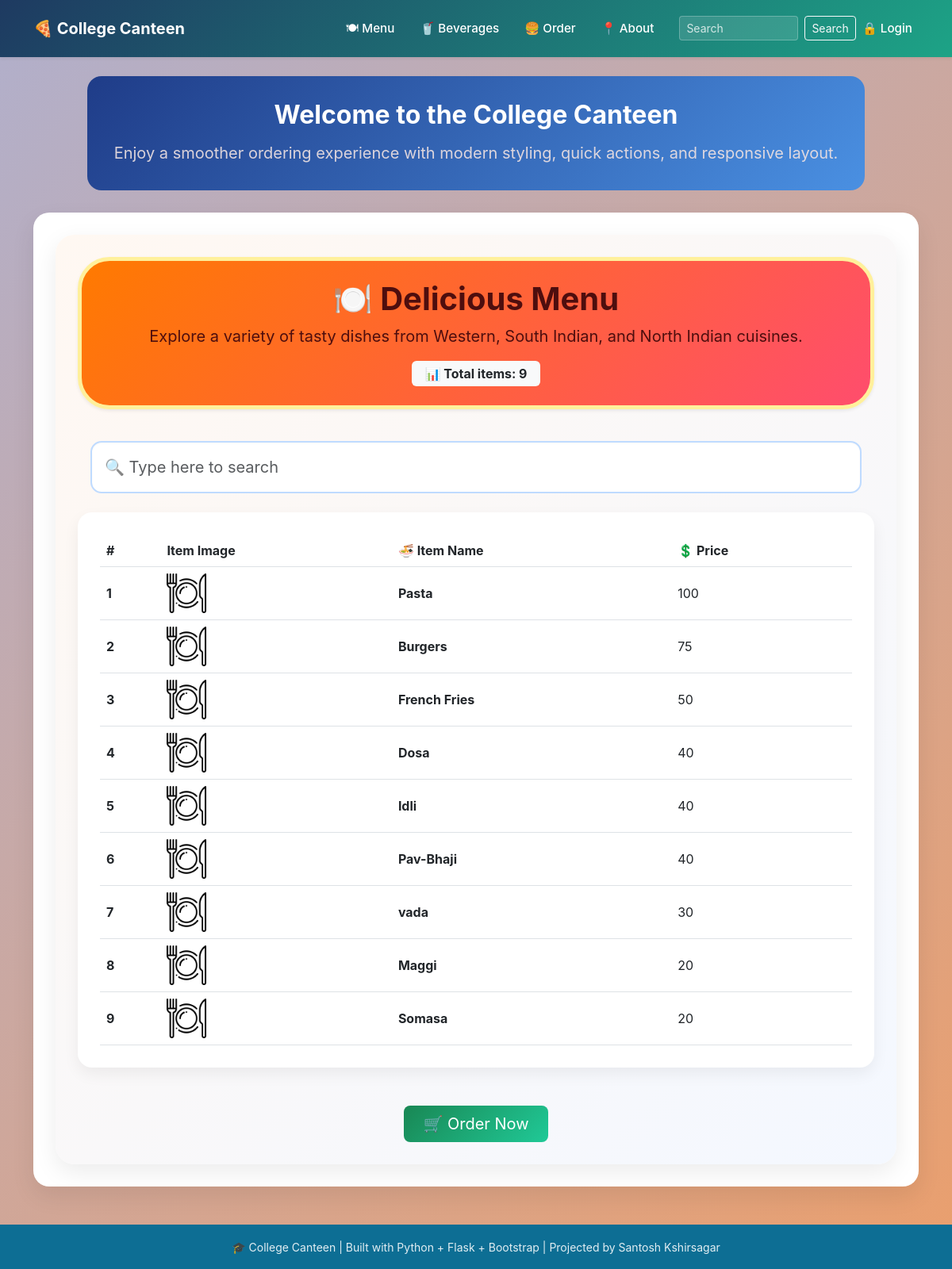
Before: /menu with the older database file.
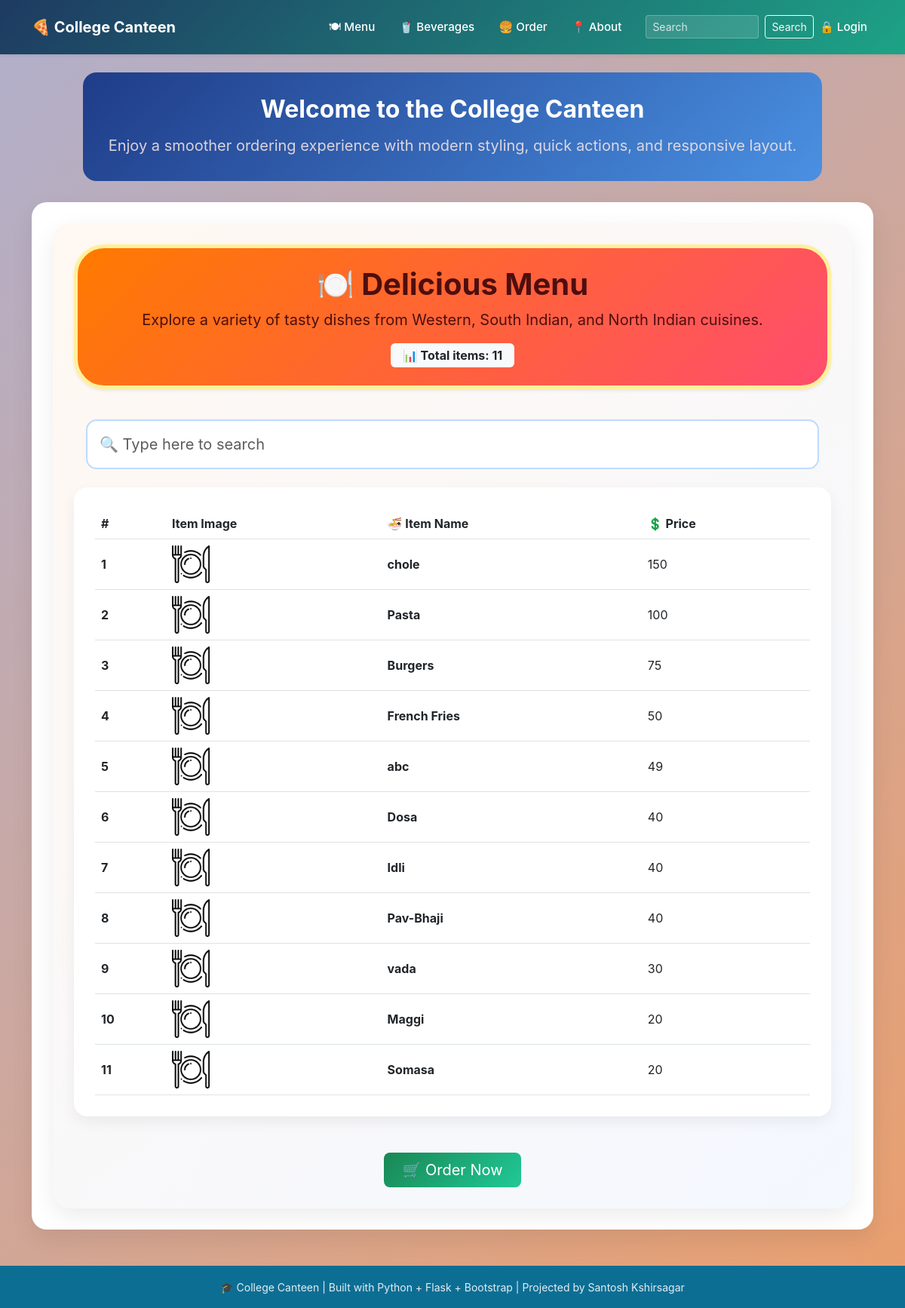
After: the same page with the newer database file.
### tables this page shows
CREATE TABLE menus
                 (id INTEGER PRIMARY KEY AUTOINCREMENT,
                 name TEXT NOT NULL,
                 price INTEGER NOT NULL, photo TEXT DEFAULT 'default.png');

### app.py (the view)
@app.route("/menu")
def menu():
    conn = get_db_menus()
    menus = conn.execute('SELECT * FROM menus ORDER BY price DESC').fetchall()
    conn.close()
    return render_template('menu.html', menus=menus)

### database.py (called while the page is built)
def get_db():
    conn = sqlite3.connect(DB_PATH)
    conn.row_factory = sqlite3.Row
    return conn

### templates/menu.html (shortened to what this page needs)
{% extends "base.html" %}
{% block content %}
<div class="menu-page card-hover">
  <div class="card hero-card shadow-sm mb-4">
    <div class="card-body text-center py-4">
      <h1 class="fw-bold mb-2">🍽️ Delicious Menu</h1>
      <p class="mb-0 fs-5">Explore a variety of tasty dishes from Western, South Indian, and North Indian cuisines.</p>
      <div class="mt-3">
        <span class="badge bg-light text-dark fs-6 px-3 py-2">📊 Total items: {{ menus|length }}</span>
      </div>
    </div>
  </div>
  <div class="card-hover p-3">
    <input type="text" id="searchInput" class="form-control form-control-lg search-box" placeholder="🔍 Type here to search">
  </div>
  <div class="card table-card">
    <div class="card-body card-hover">
      <table class="table table-hover mb-0 align-middle">
        <thead>
          <tr>
            <th scope="col">#</th>
            <th> Item Image</th>
            <th>🍜 Item Name</th>
            <th>💲 Price</th>
          </tr>
        </thead>
        <tbody id="tablebody">
          {% for item in menus %}
            <tr data-name="{{ item.name|lower }}">
              <th scope="row">{{ loop.index }}</th>
              <td>
                <div class="d-flex align-items-center">
                  <img src="{{ url_for('static', filename='uploads/' ~ (item.photo if item.photo and item.photo not in ['defult.png', 'default.png'] else 'icon.png')) }}"
                       class="img-fluid" style="max-height:50px; max-width:60px; object-fit:cover;"
                       alt="{{ item.name }}">
                </div>
              </td>
              <td class="fw-bold">{{ item.name }}</td>
              <td>{{ item.price }}</td>
            </tr>
          {% endfor %}
        </tbody>
      </table>
    </div>
  </div>
  <div class="text-center mt-5">
    <a href="{{ url_for('order') }}" class="btn btn-custom btn-lg px-4">🛒 Order Now</a>
  </div>
</div>
{% endblock %}

Changed rows visible on the page:
added menus: name "chole", price "150"
added menus: name "abc", price "49"
Other visible differences:
{{ menus|length }}: "9" → "11"
